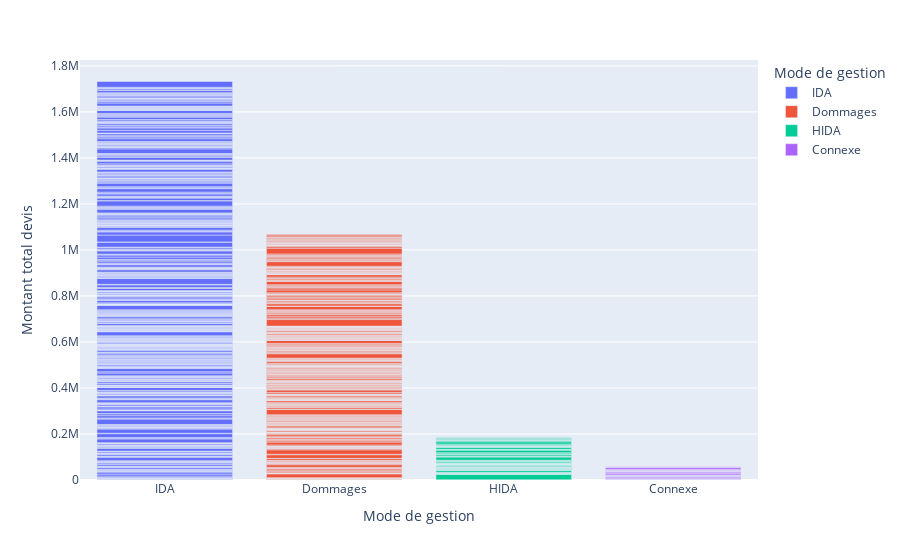

Notebook code cell kept with this figure:
### Code cell
fig = px.bar(df, x='Mode de gestion', y='Montant total devis', color='Mode de gestion' )
fig.show()
fig.write_image("../frontend/src/assets/figure_EDA/montant_mode.png")

### Figure 1 — Plotly figure (JSON) as saved in the notebook; plotly's stock layout.template omitted (floating-point values rounded to 4 significant figures; data arrays with more than 128 entries replaced by an {"elided": "..."} marker saying what was removed)
{"data": [{"alignmentgroup": "True", "hovertemplate": "Mode de gestion=%{x}<br>Montant total devis=%{y}<extra></extra>", "legendgroup": "IDA", "marker": {"color": "#636efa"}, "name": "IDA", "offsetgroup": "IDA", "orientation": "v", "showlegend": true, "textposition": "auto", "type": "bar", "x": {"elided": "583 str values"}, "xaxis": "x", "y": {"elided": "583 float values"}, "yaxis": "y"}, {"alignmentgroup": "True", "hovertemplate": "Mode de gestion=%{x}<br>Montant total devis=%{y}<extra></extra>", "legendgroup": "Dommages", "marker": {"color": "#EF553B"}, "name": "Dommages", "offsetgroup": "Dommages", "orientation": "v", "showlegend": true, "textposition": "auto", "type": "bar", "x": {"elided": "414 str values"}, "xaxis": "x", "y": {"elided": "414 float values"}, "yaxis": "y"}, {"alignmentgroup": "True", "hovertemplate": "Mode de gestion=%{x}<br>Montant total devis=%{y}<extra></extra>", "legendgroup": "HIDA", "marker": {"color": "#00cc96"}, "name": "HIDA", "offsetgroup": "HIDA", "orientation": "v", "showlegend": true, "textposition": "auto", "type": "bar", "x": ["HIDA", "HIDA", "HIDA", "HIDA", "HIDA", "HIDA", "HIDA", "HIDA", "HIDA", "HIDA", "HIDA", "HIDA", "HIDA", "HIDA", "HIDA", "HIDA", "HIDA", "HIDA", "HIDA", "HIDA", "HIDA", "HIDA", "HIDA", "HIDA", "HIDA", "HIDA", "HIDA", "HIDA", "HIDA", "HIDA", "HIDA", "HIDA", "HIDA", "HIDA", "HIDA", "HIDA", "HIDA", "HIDA", "HIDA", "HIDA", "HIDA", "HIDA", "HIDA", "HIDA", "HIDA", "HIDA", "HIDA", "HIDA", "HIDA", "HIDA", "HIDA", "HIDA", "HIDA", "HIDA", "HIDA", "HIDA", "HIDA", "HIDA", "HIDA", "HIDA", "HIDA", "HIDA", "HIDA", "HIDA", "HIDA", "HIDA", "HIDA", "HIDA", "HIDA"], "xaxis": "x", "y": [1397.0, null, 23310.0, 2197.0, 1170.0, 647.0, 287.2, 1739.0, null, 1150.0, 1682.0, 7581.0, 1395.0, 1923.0, 1332.0, 2712.0, 860.1, 2283.0, 1742.0, 444.3, 1872.0, 1461.0, 754.5, 3879.0, 1005.0, 3732.0, 1249.0, 329.7, 969.4, 1409.0, 2603.0, 741.0, 4710.0, 2742.0, 173.4, null, null, 3700.0, 878.6, 14000.0, 2882.0, null, 1707.0, 5852.0, 3587.0, 4224.0, 11090.0, 3494.0, null, null, 472.6, null, 9131.0, 1261.0, 2084.0, 569.8, 2193.0, 360.6, null, 3207.0, 4036.0, 9934.0, null, 4581.0, 1445.0, 1560.0, 3084.0, 3523.0, 3217.0], "yaxis": "y"}, {"alignmentgroup": "True", "hovertemplate": "Mode de gestion=%{x}<br>Montant total devis=%{y}<extra></extra>", "legendgroup": "Connexe", "marker": {"color": "#ab63fa"}, "name": "Connexe", "offsetgroup": "Connexe", "orientation": "v", "showlegend": true, "textposition": "auto", "type": "bar", "x": ["Connexe", "Connexe", "Connexe", "Connexe", "Connexe", "Connexe", "Connexe", "Connexe", "Connexe", "Connexe", "Connexe", "Connexe", "Connexe", "Connexe", "Connexe", "Connexe", "Connexe", "Connexe", "Connexe", "Connexe", "Connexe", "Connexe", "Connexe", "Connexe", "Connexe", "Connexe", "Connexe", "Connexe", "Connexe", "Connexe", "Connexe"], "xaxis": "x", "y": [680.8, 1777.0, null, 1574.0, 5304.0, 494.0, null, 4925.0, 711.8, 1028.0, 3989.0, 1022.0, 5665.0, 4644.0, 5489.0, 1487.0, 2214.0, null, 889.1, null, 998.8, null, null, 4223.0, 8224.0, null, null, 565.1, 2152.0, null, null], "yaxis": "y"}], "layout": {"barmode": "relative", "legend": {"title": {"text": "Mode de gestion"}, "tracegroupgap": 0}, "margin": {"t": 60}, "xaxis": {"anchor": "y", "categoryarray": ["IDA", "Dommages", "HIDA", "Connexe"], "categoryorder": "array", "domain": [0, 1], "title": {"text": "Mode de gestion"}}, "yaxis": {"anchor": "x", "domain": [0, 1], "title": {"text": "Montant total devis"}}}}
